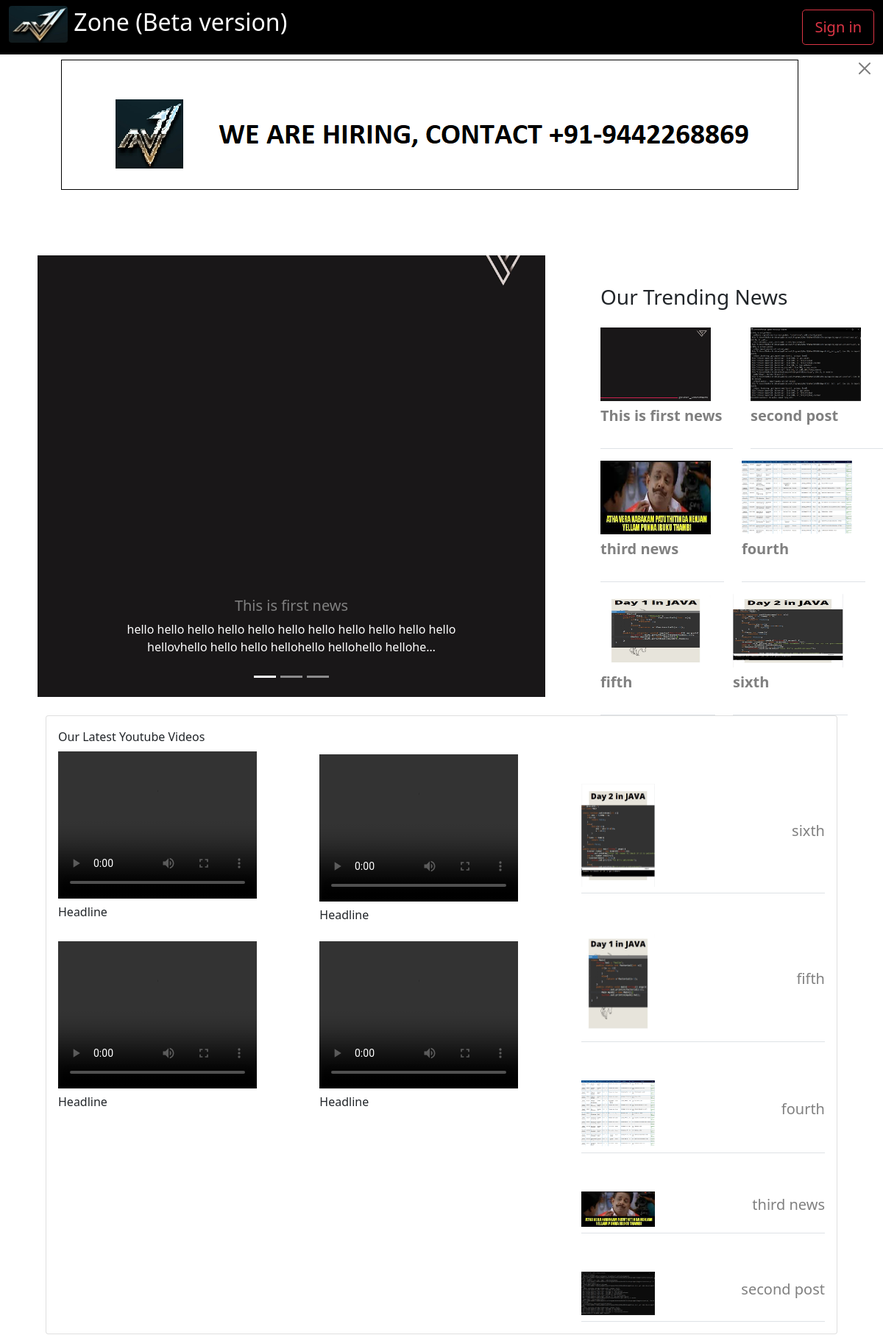
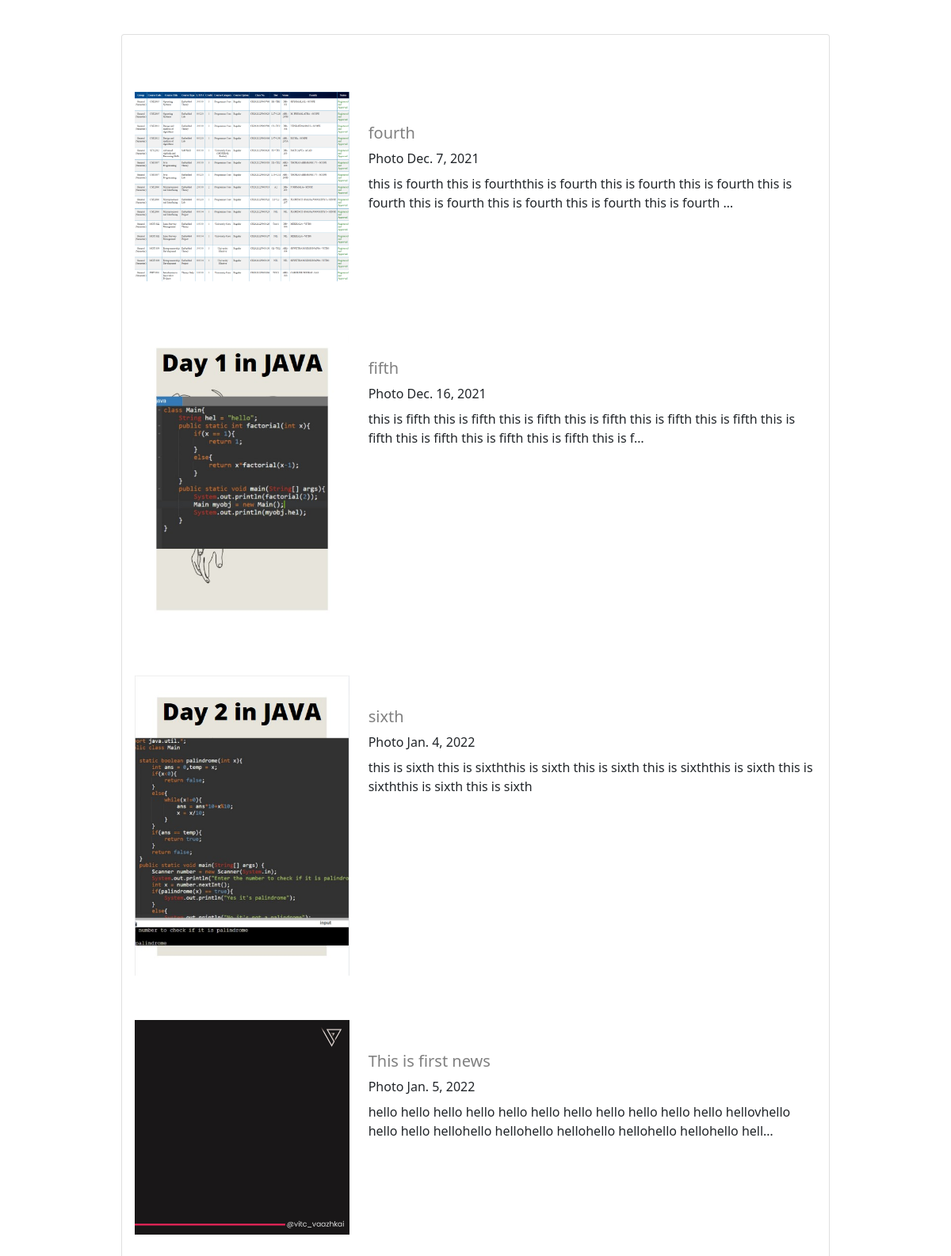
The page / (upper part) on the database its author committed (2 pictures, top to bottom).
### posts/models.py (models this page shows)
class post(models.Model):
    title = models.CharField(max_length=100)
    description = models.TextField()
    image = models.ImageField(upload_to='posts/images/')
    date = models.DateField(auto_now=False)

### posts/views.py (the view)
# urls.py: path('',views.postz,name='postz'),
def postz(request):
    posts = post.objects.order_by('-date')[:1]
    second = post.objects.order_by('-date')[1:2]
    third = post.objects.order_by('-date')[2:3]
    trend1 = post.objects.order_by('pk')[:2]
    trend2 = post.objects.order_by('pk')[2:4]
    trend3 = post.objects.order_by('pk')[4:6]
    newly = post.objects.order_by('-pk')[0:5]
    last = post.objects.order_by('date')
    return render(request,'posts/viewmore.html',{'posts':posts,'second':second,'third':third,'trend1':trend1,'trend2':trend2,'trend3':trend3,'newly':newly,'last':last})

### posts/templates/posts/viewmore.html (shortened to what this page needs)
<!DOCTYPE html>
<html lang="en">
<head>
    {% load static %}
    <link href="https://cdn.jsdelivr.net/npm/bootstrap@5.1.2/dist/css/bootstrap.min.css" rel="stylesheet">
</head>
<body>
    <header>
        <nav class="navbar navbar-expand-sm fixed-top" style="background-color: rgb(0, 0, 0);">
            <div class="container-fluid">
                <ul class="navbar-nav">
                    <li class="nav-item">
                            <p class="h2 text-white"><img class="rounded" src="{% static 'posts/favicon.ico' %}" width="80px" height="50px"> Zone (Beta version)</p>
                    </li>
                </ul>
                    <div class="nav-item">
                        <button onclick="window.location.href='signin.html'" type="button" class="btn btn-outline-danger btn-lg">Sign in</button>
                    </div>
            </div>
        </nav>
    </header>
    <main class="pt-5 grid-margin">
        <div class="pt-3">
            <div class="alert alert-dismissible mx-auto d-block">
                <img class="img-fluid pt-5 pb-3 mx-auto d-block" style="border: solid 1px black;" src="{% static 'posts/newad.png' %}" alt="New York">
                <button type="button" class="btn-close" data-bs-dismiss="alert"></button>
            </div>
        </div>
        <div class="row pt-5">
            <div class="col-lg-7 mx-auto d-block">
                <div id="carouselExampleCaptions" class="carousel slide" data-bs-ride="carousel">
                    <div class="carousel-indicators">
                      <button type="button" data-bs-target="#carouselExampleCaptions" data-bs-slide-to="0" class="active" aria-current="true" aria-label="Slide 1"></button>
                      <button type="button" data-bs-target="#carouselExampleCaptions" data-bs-slide-to="1" aria-label="Slide 2"></button>
                      <button type="button" data-bs-target="#carouselExampleCaptions" data-bs-slide-to="2" aria-label="Slide 3"></button>
                    </div>
                    <div class="carousel-inner">
                      <div class="carousel-item active" data-bs-interval="4000">
                        {% for post in posts %}
                        <img src="{{post.image.url}}" class="d-block w-100 xyz" alt="...">
                        <div class="carousel-caption d-none d-md-block">
                          <a href="{% url 'post:details' post.id %}"><h5>{{post.title}}</h5></a>
                          <p>{{post.description|truncatechars:120}}</p>
                        </div>
                      </div>
                        {% endfor %}
                    </div>
                  </div>
                  </div>
            <div class="col-lg-4 pt-5">
              <div class="row">
                <h3>Our Trending News</h3>
                {% for thi in trend1 %}
                <div class="col-sm-6">
                  <div class="py-3 border-bottom">
                    <div class="d-flex align-items-center pb-2">
                      <img
                        src="{{thi.image.url}}"
                        class="img-xs img-rounded mr-2"
                        alt="thumb"
                        width="150px"
                        height="100px"
                      />
                    </div>
                    <p class="fs-14 m-0 font-weight-medium line-height-sm">
                        <a href="{% url 'post:details' thi.id %}"><h5>{{thi.title}}</h5></a>
                    </p>
                  </div>
                </div>
                {% endfor %}
                <div class="row">
                    {% for the in trend2 %}
                    <div class="col-sm-6">
                      <div class="py-3 border-bottom">
                        <div class="d-flex align-items-center pb-2">
                          <img
                            src="{{the.image.url}}"
                            class="img-xs img-rounded mr-2"
                            alt="thumb"
                            width="150px"
                            height="100px"
                          />
                        </div>
                        <p class="fs-14 m-0 font-weight-medium line-height-sm">
                            <a href="{% url 'post:details' the.id %}"><h5>{{the.title}}</h5></a>
                        </p>
                      </div>
                    </div>
                    {% endfor %}
                    <div class="row">
                        {% for thu in trend3 %}
                        <div class="col-sm-6">
                          <div class="py-3 border-bottom">
                            <div class="d-flex align-items-center pb-2">
                              <img
                                src="{{thu.image.url}}"
                                class="img-xs img-rounded mr-2"
                                alt="thumb"
                                width="150px"
                                height="100px"
                              />
                            </div>
                            <p class="fs-14 m-0 font-weight-medium line-height-sm">
                                <a href="{% url 'post:details' thu.id %}"><h5>{{thu.title}}</h5></a>
                            </p>
                          </div>
                        </div>
                        {% endfor %}
              </div>
            </div>
          </div>
        </div>
    <div class="row one" data-aos="fade-up">
      <div class="col-sm-11 grid-margin one">
        <div class="card">
          <div class="card-body">
            <div class="row">
              <div class="col-lg-8">
                <div class="card-title">
                 Our Latest Youtube Videos
                </div>
                <div class="row">
                  <div class="col-sm-6 grid-margin">
                    <div class="position-relative">
                      <div class="rotate-img">
                        <video class="video-fluid" width="270px" height="200px" controls>
                          <source src="untitled.mp4" type="video/mp4">
                        </video>
                        <div class="card-title">
                          Headline
                         </div>
                      </div>
                    </div>
                  </div>
                  <div class="col-sm-6 grid-margin pt-1">
                    <div class="position-relative">
                      <div class="rotate-img">
                        <video class="video-fluid" width="270px" height="200px" controls>
                          <source src="untitled.mp4" type="video/mp4">
                        </video>
                        <div class="card-title">
                          Headline
                         </div>
                      </div>
                    </div>
                  </div>
                </div>
                <div class="row pt-3">
                  <div class="col-sm-6 grid-margin">
                    <div class="position-relative">
                      <video class="video-fluid" width="270px" height="200px" controls>
                        <source src="untitled.mp4" type="video/mp4">
                      </video>
                      <div class="card-title">
                        Headline
                       </div>
                    </div>
                  </div>
                  <div class="col-sm-6 grid-margin">
                    <div class="position-relative">
                      <div class="rotate-img">
                        <video class="video-fluid" width="270px" height="200px" controls>
                          <source src="untitled.mp4" type="video/mp4">
                        </video>
                        <div class="card-title">
                          Headline
                         </div>
                      </div>
                    </div>
                  </div>
                </div>
              </div>
              <div class="col-lg-4 pt-4">
                {% for ne in newly %}
                <div class="d-flex justify-content-between align-items-center border-bottom pb-2 pt-5">
                  <div class="div-w-80 mr-3 pt-1">
                    <div class="rotate-img">
                      <img
                        src="{{ne.image.url}}"
                        alt="thumb"
                        class="img-fluid"
                        height="100px"
                        width="100px"
                      />
                    </div>
                  </div>
                  <h4 class="font-weight-600 mb-0">
                    <a href="{% url 'post:details' ne.id %}"><h5>{{ne.title}}</h5></a>
                  </h4>
                </div>
                {% endfor %}
              </div>
            </div>
          </div>
      </div>
    </div>
    </div>
    <div class="col-lg-9 stretch-card grid-margin pt-4 pb-5 one">
      <div class="card">
        <div class="card-body">
        {% for la in last %}
          <div class="row pt-5">
            <div class="col-sm-4 grid-margin pt-2">
              <div class="position-relative">
                <div class="rotate-img">
                  <img
                    src="{{la.image.url}}"
                    alt="thumb"
                    class="img-fluid"
                  />
                </div>
              </div>
            </div>
            <div class="col-sm-8  grid-margin pt-5">
              <h2 class="mb-2 font-weight-600">
                <a href="{% url 'post:details' la.id %}"><h5>{{la.title}}</h5></a>
              </h2>
              <div class="fs-13 mb-2">
                <span class="mr-2">Photo </span>{{la.date}}
              </div>
              <p class="mb-0">
                {{la.description|truncatechars:150}}
              </p>
            </div>
          </div>
          {% endfor %}
        </div>
      </div>
    </div>
  </div>
    </main>
</body>
</html>

### posts/templates/posts/viewmore.html (style rules this page uses)
html, body { max-width: 100%; overflow-x: hidden; }
a { text-decoration: none; color: grey; font-weight: bold; }
.xyz { width: 500px; height: 600px; object-fit: cover; object-position: center; }
.one { margin: 0 auto; float: none; margin-bottom: 10px; }

### rows shown on the page
post: image (picture), title "This is first news", description "hello hello hello hello hello hello hello hello hello hello hello hellovhello hello hello hellohello hellohello hellohe…", date "Jan. 5, 2022", description "hello hello hello hello hello hello hello hello hello hello hello hellovhello hello hello hellohello hellohello hellohello hellohello hellohello hell…"
post: image (picture), title "second post"
post: image (picture), title "third news"
post: image (picture), title "fourth", date "Dec. 7, 2021", description "this is fourth this is fourththis is fourth this is fourth this is fourth this is fourth this is fourth this is fourth this is fourth this is fourth …"
post: image (picture), title "fifth", date "Dec. 16, 2021", description "this is fifth this is fifth this is fifth this is fifth this is fifth this is fifth this is fifth this is fifth this is fifth this is fifth this is f…"
post: image (picture), title "sixth", date "Jan. 4, 2022", description "this is sixth this is sixththis is sixth this is sixth this is sixththis is sixth this is sixththis is sixth this is sixth"
